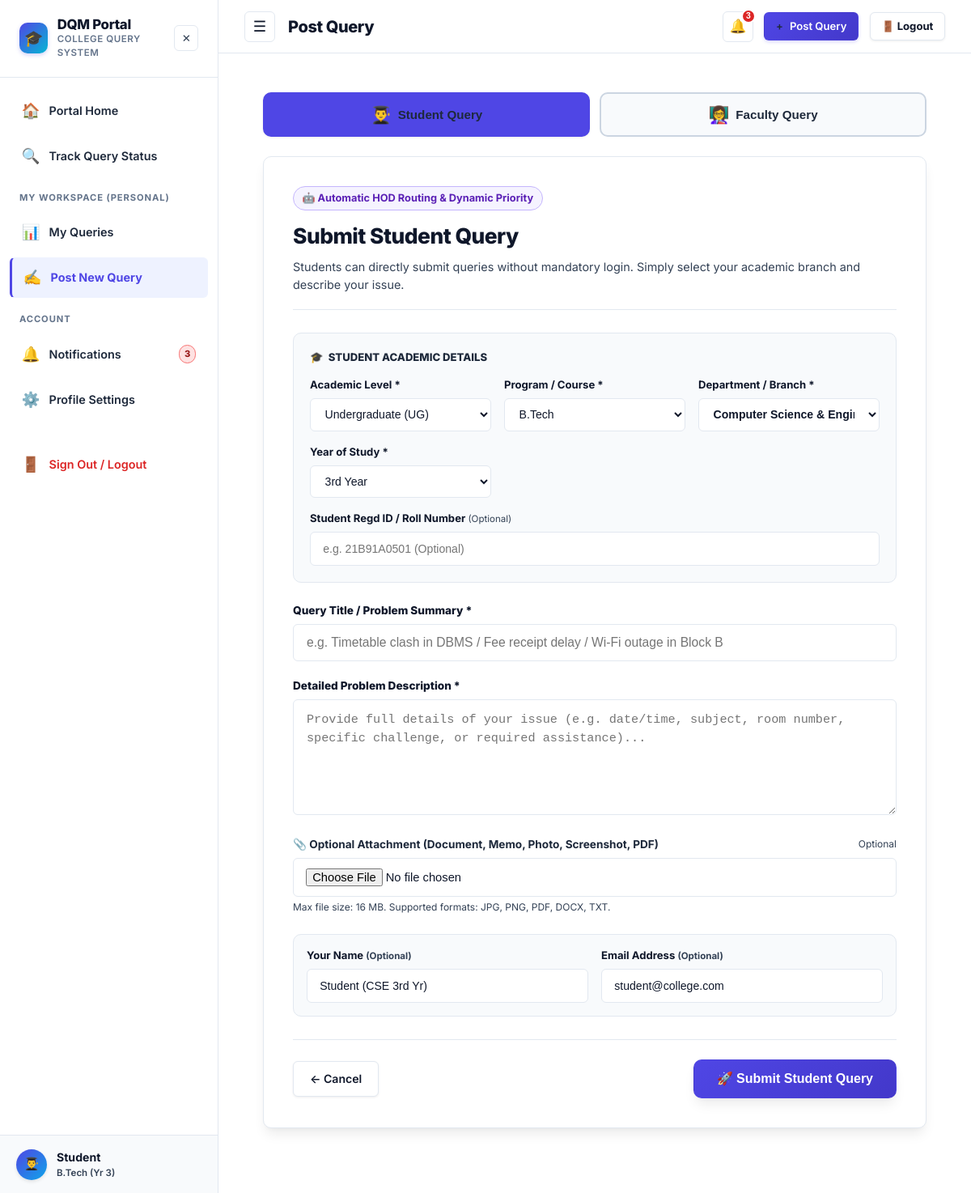
The app's page /submit-query (signed in), older data.
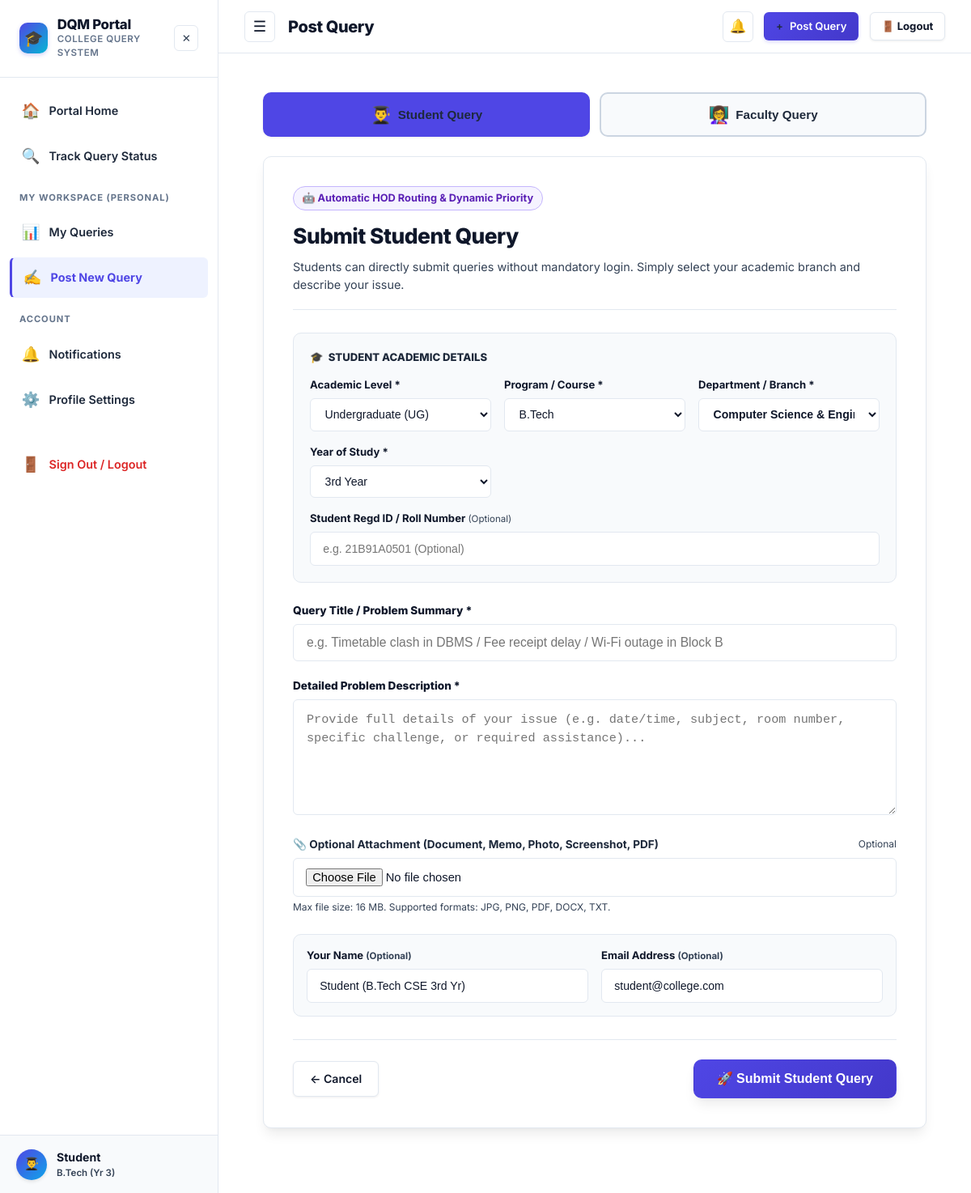
The same page, newer data.
### tables this page shows
CREATE TABLE users (
    id INTEGER PRIMARY KEY AUTOINCREMENT,
    name TEXT DEFAULT 'Anonymous User',
    email TEXT NOT NULL UNIQUE,
    password_hash TEXT NOT NULL,
    role TEXT NOT NULL DEFAULT 'student',
    level TEXT,
    department TEXT,
    course TEXT,
    year INTEGER,
    phone TEXT,
    roll_no TEXT,
    designation TEXT,
    is_active INTEGER DEFAULT 1,
    last_active_at TIMESTAMP DEFAULT CURRENT_TIMESTAMP,
    created_at TIMESTAMP DEFAULT CURRENT_TIMESTAMP
);

### app.py (the view, shortened to what this page needs)
@app.route('/submit-query', methods=['GET', 'POST'])
def submit_query():
    user = get_current_user()
    return render_template('submit_query.html')

### app.py (called while the page is built)
def get_current_user():
    if 'user_id' in session:
        db = get_db()
        user = db.execute('SELECT * FROM users WHERE id = ?', (session['user_id'],)).fetchone()
        if not user or not user['is_active']:
            session.clear()
            return None
        return dict(user)
    return None

### database.py (called while the page is built)
def get_db():
    if 'db' not in g:
        g.db = sqlite3.connect(
            current_app.config['DATABASE'],
            detect_types=sqlite3.PARSE_DECLTYPES
        )
        g.db.row_factory = sqlite3.Row
        g.db.execute("PRAGMA foreign_keys = ON")
        init_db(g.db)
    return g.db

### models.py (called while the page is built)
def init_db(db_conn):
    db_conn.executescript(SCHEMA)
    check_and_migrate_db(db_conn)
    db_conn.commit()

### templates/submit_query.html (shortened to what the changed rows need)
{% extends 'base.html' %}
{% block content %}
<div style="max-width: 820px; margin: 1rem auto 3rem;">
  <div class="card" style="padding: 2.25rem; background: #ffffff; border: 1px solid var(--border-color); box-shadow: var(--shadow-md);">
    <div style="margin-bottom: 1.75rem; border-bottom: 1px solid var(--border-color); padding-bottom: 1.25rem;">
      <h1 id="headerTitle" style="font-size: 1.65rem; font-weight: 800; color: var(--text-main); margin: 0.25rem 0 0.5rem;">
      </h1>
    </div>
    <form method="POST" action="{{ url_for('submit_query') }}" enctype="multipart/form-data" id="querySubmitForm">
      <div style="display: grid; grid-template-columns: 1fr 1fr; gap: 1rem; margin-bottom: 1.75rem; background: #f8fafc; padding: 1rem; border-radius: var(--radius-md); border: 1px solid #e2e8f0;">
        <div class="form-group" style="margin-bottom: 0;">
          <label for="nameInput" class="form-label" style="font-size: 0.82rem; font-weight: 700;">Your Name <span style="font-size: 0.72rem; color: var(--text-muted);">(Optional)</span></label>
          <input type="text" id="nameInput" name="name" class="form-control" placeholder="e.g. Prof. Kumar / Ravi" value="{{ current_user.name if current_user else '' }}" style="background: #ffffff; font-size: 0.88rem;">
        </div>
        <div class="form-group" style="margin-bottom: 0;">
          <label for="emailInput" class="form-label" style="font-size: 0.82rem; font-weight: 700;">Email Address <span style="font-size: 0.72rem; color: var(--text-muted);">(Optional)</span></label>
          <input type="email" id="emailInput" name="email" class="form-control" placeholder="For instant reply notifications" value="{{ current_user.email if current_user else '' }}" style="background: #ffffff; font-size: 0.88rem;">
        </div>
      </div>
    </form>
  </div>
</div>
{% endblock %}

### templates/base.html (shortened to what the changed rows need)
<!DOCTYPE html>
<html lang="en">
<head>
  <link rel="stylesheet" href="{{ url_for('static', filename='css/style.css') }}">
</head>
<body data-user-role="{{ current_user.role if current_user else '' }}" data-user-dept="{{ current_user.department if current_user else '' }}" data-user-id="{{ current_user.id if current_user else '' }}">
  <div class="app-container">
    {% if current_user %}
    <aside class="sidebar" id="appSidebar">
      <div class="sidebar-header">
        <a href="{{ url_for('index') }}" class="sidebar-brand-wrapper" style="text-decoration: none; color: inherit;">
          <div class="sidebar-brand">
            <h2>DQM Portal</h2>
          </div>
        </a>
      </div>
      <nav class="sidebar-nav">
        <a href="{{ url_for('notifications') }}" class="nav-item {% if request.endpoint == 'notifications' %}active{% endif %}">
          <span class="icon">🔔</span> Notifications
          {% if unread_notifications_count > 0 %}
          <span class="badge badge-urgent" style="margin-left: auto; padding: 2px 6px; font-size: 0.7rem;">{{ unread_notifications_count }}</span>
          {% endif %}
        </a>
      </nav>
      <div class="sidebar-footer">
        <div style="flex-grow: 1; overflow: hidden;">
          <div style="font-size: 0.88rem; font-weight: 700; color: var(--text-main); white-space: nowrap; overflow: hidden; text-overflow: ellipsis;">
            {% if current_user.role == 'student' %}Student
            {% elif current_user.role == 'office_staff' %}Office Staff
            {% elif current_user.role in ['staff', 'faculty'] %}Department Staff
            {% elif current_user.role == 'hod' %}Head of Dept (HOD)
            {% elif current_user.role == 'ao' %}Administrative Officer (AO)
            {% elif current_user.role == 'principal' %}Principal
            {% else %}Central Administrator{% endif %}
          </div>
          <div style="font-size: 0.72rem; color: var(--text-muted); font-weight: 600;">
            {% if current_user.role == 'student' %}
              {{ current_user.course or 'Campus' }}{% if current_user.year %} (Yr {{ current_user.year }}){% endif %}
            {% elif current_user.role in ['ao', 'principal', 'admin'] %}
              {{ current_user.designation or 'Campus Administration' }}
            {% elif current_user.role == 'office_staff' %}
              Administrative Department
            {% else %}
              {{ current_user.department or 'Campus Support' }}
            {% endif %}
          </div>
        </div>
      </div>
    </aside>
    {% endif %}
    <div class="main-content">
      {% if current_user %}
      <header class="topbar">
        <div class="topbar-right">
          <div class="notif-wrapper">
            <button class="notif-btn" id="notifBtn" aria-label="Notifications" title="Notifications">
              🔔
              {% if unread_notifications_count > 0 %}
              <span class="notif-badge">{{ unread_notifications_count }}</span>
              {% endif %}
            </button>
          </div>
        </div>
      </header>
      {% endif %}
      <main class="page-body">
        {% block content %}{% endblock %}
      </main>
    </div>
  </div>
</body>
</html>

Row changes from the older to the newer data that the page shows:
changed users "B.Tech": name "Student (CSE 3rd Yr)" → "Student (B.Tech CSE 3rd Yr)"
Text that changed along with them:
{{ unread_notifications_count }}: "3" → (not shown)
